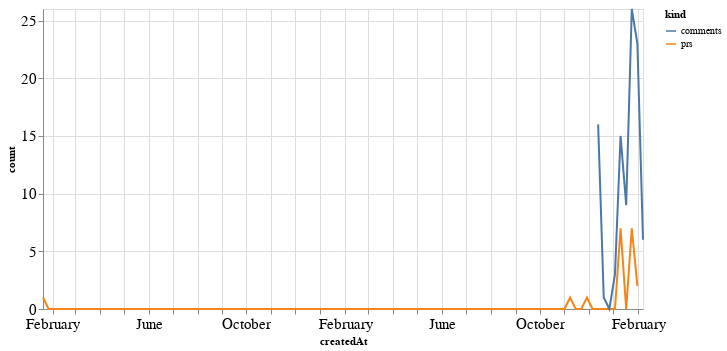

The code cell stored with this chart in its notebook:
### Code cell
alt.Chart(total_time, width=600).mark_line().encode(
    x='createdAt',
    y='count',
    color='kind'
)

### Figure 1 — Vega-Lite specification as saved in the notebook (floating-point values rounded to 4 significant figures; data arrays with more than 128 entries replaced by an {"elided": "..."} marker saying what was removed)
{"config": {"axisLeft": {"labelFontSize": 15}, "axisBottom": {"labelFontSize": 15}}, "data": {"name": "data-c4ec9bed3c8a650778bc10eb0525ccc9"}, "mark": "line", "encoding": {"color": {"type": "nominal", "field": "kind"}, "x": {"type": "temporal", "field": "createdAt"}, "y": {"type": "quantitative", "field": "count"}}, "width": 600, "$schema": "https://vega.github.io/schema/vega-lite/v4.8.1.json", "datasets": {"data-c4ec9bed3c8a650778bc10eb0525ccc9": {"elided": "216 records"}}}
